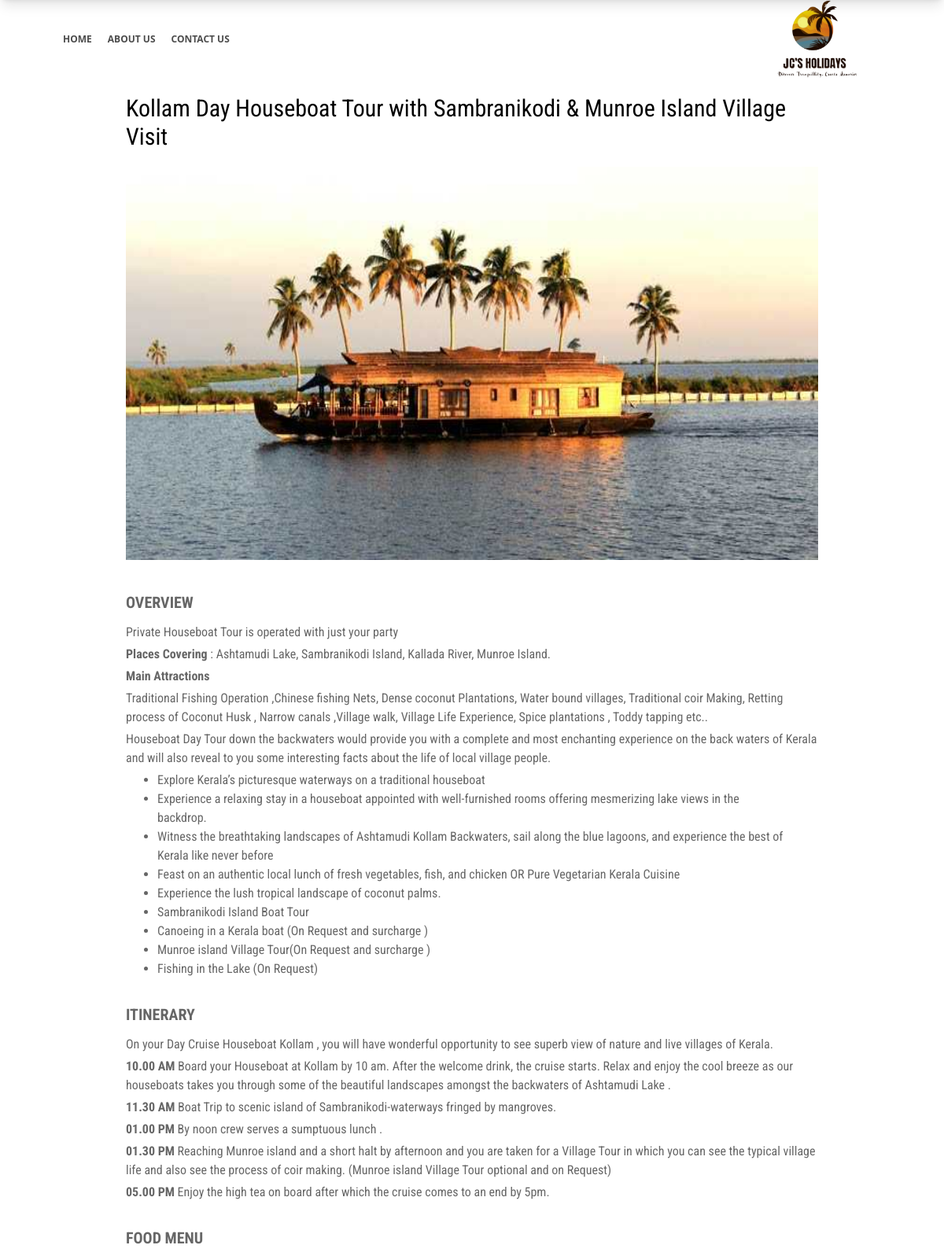
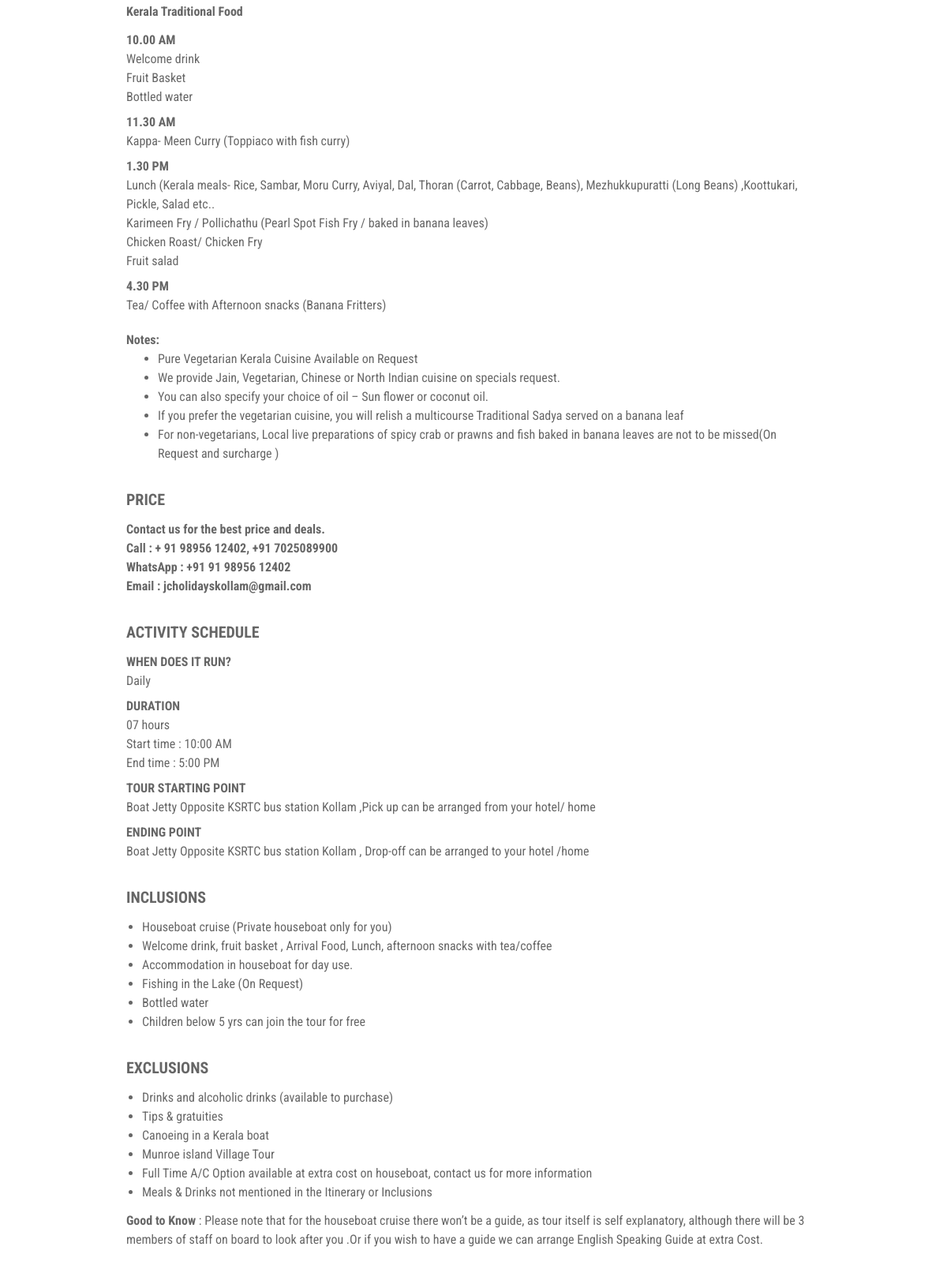
Page /package/cc/ on the committed database (2 pictures, top to bottom).
### myapp/models.py (models this page shows, shortened)
class BoatingPackage(models.Model):
    slug = models.SlugField(unique=True)
    package_name = models.CharField(max_length=255)
    thumbnail = models.ImageField(upload_to='packages/')
    short_overview = models.CharField(max_length=250)
    places_covering = models.TextField()

class MainAttraction(models.Model):
    section = models.ForeignKey(BoatingPackage, on_delete=models.CASCADE, related_name='main_attraction')
    main_attraction = models.TextField()

class AttractionBulletPoint(models.Model):
    section = models.ForeignKey(BoatingPackage, on_delete=models.CASCADE, related_name='attraction_bullet_points')
    text = models.CharField(max_length=300)

class ItinerarySection(models.Model):
    section = models.ForeignKey(BoatingPackage, on_delete=models.CASCADE, default=1, related_name='itinerary_desc')
    short_description = models.TextField()

class ItineraryItem(models.Model):
    section = models.ForeignKey(BoatingPackage, on_delete=models.CASCADE, related_name='itinerary_items')
    time = models.CharField(max_length=20)
    plan = models.TextField()

class FoodStyle(models.Model):
    section = models.ForeignKey(BoatingPackage, on_delete=models.CASCADE, related_name='food_styles')
    food_style = models.CharField(max_length=200)

class FoodTimings(models.Model):
    section = models.ForeignKey(BoatingPackage, on_delete=models.CASCADE, related_name='foodtiming')
    time = models.CharField(max_length=20)
    food = models.TextField()

class FoodBulletPoint(models.Model):
    section = models.ForeignKey(BoatingPackage, on_delete=models.CASCADE, related_name='food_bullet_points')
    text = models.CharField(max_length=300)

class WhenDoesitRun(models.Model):
    section = models.ForeignKey(BoatingPackage, on_delete=models.CASCADE, related_name='run')
    when_does_it_run = models.CharField(max_length=300)

class Duration(models.Model):
    section = models.ForeignKey(BoatingPackage, on_delete=models.CASCADE, related_name='durations')
    duration = models.CharField(max_length=300)
    start_time = models.CharField(max_length=300, default='10:00 AM')
    end_time = models.CharField(max_length=300, default='5:00 PM')

class StartAndEndPoints(models.Model):
    section = models.ForeignKey(BoatingPackage, on_delete=models.CASCADE ,related_name='start_end_points')
    starting_point = models.TextField()
    ending_point = models.TextField()

class Inclusion(models.Model):
    section = models.ForeignKey(BoatingPackage, on_delete=models.CASCADE, related_name='inclusion')
    bullet_points = models.CharField(max_length=300)

class Exclusion(models.Model):
    section = models.ForeignKey(BoatingPackage, on_delete=models.CASCADE, related_name='exclusions')
    bullet_points = models.CharField(max_length=300)

class GoodToKnow(models.Model):
    section = models.ForeignKey(BoatingPackage, on_delete=models.CASCADE, related_name='goodtoknow')
    good_to_know = models.TextField()

### myapp/views.py (the view)
# urls.py: path('package/<slug:slug>/', views.package, name='package'),
def package(request, slug):
    package = BoatingPackage.objects.get(slug=slug)
    return render(request, 'package.html', {
        'package': package,
    })

### templates/package.html (shortened to what this page needs)
{% load static %}
<!DOCTYPE html>
<html lang="en">
<head>
    <link href="https://cdn.jsdelivr.net/npm/remixicon@4.5.0/fonts/remixicon.css" rel="stylesheet"/>
    <link rel="stylesheet" href="{% static "css/main.css" %}">
    <link rel="stylesheet" href="{% static "css/style.css" %}">
</head>
<body>
    <div class="fixed top-0 z-10">
        <div class="flex flex-col">
                <div class="h-[100px] bg-white w-screen px-5 sm:px-20 flex justify-between items-center text-[12px] font-bold text-black/70">
                    <div class="hidden md:flex gap-5">
                        <a class="hover:text-black transition ease-in duration-300 hover:text-shadow" href="/">HOME</a>
                        <a class="hover:text-black transition ease-in duration-300 hover:text-shadow" href="">ABOUT US</a>
                        <a class="hover:text-black transition ease-in duration-300 hover:text-shadow" href="">CONTACT US</a>
                    </div>
                    <img class="h-[100px]" src="{% static "images/jh.png" %}" alt="">
            </div>
            <div class="">
                <img class="w-screen" src="{% static "images/bg-sldr.png" %}" alt="">
            </div>
        </div>
    </div>
    <div class="mx-5 sm:mx-40 mt-30 sm:mb-10 sm:mt-30 con">
        <h1 class="text-3xl mb-5">{{ package.package_name }}</h1>
        <img class="h-[300px] sm:h-[500px] w-screen" src="{{ package.thumbnail.url }}" alt="">
    </div>
    <div class="mx-5 sm:mx-40 mt-10 sm:mb-20 sm:mt-10 con">
        <div class="flex flex-col gap-8">
            <div class="flex flex-col gap-3">
                <h5 class="font-bold con text-xl text-black/60">OVERVIEW</h5>
                <div class="flex flex-col gap-1 text-black/60">
                    <p>{{ package.short_overview }}</p>
                    <p><span class="font-bold">Places Covering</span> : {{ package.places_covering }}</p>
                    <span class="font-bold">Main Attractions  </span>
                    {% for p in package.main_attraction.all  %}
                        <p>{{ p.main_attraction }}</p>
                    {% endfor %}
                    <div class="flex flex-col mx-10">
                        <ul class="list-disc">
                            {% for p in package.attraction_bullet_points.all %}
                            <li>{{ p.text }}</li>
                            {% endfor %}
                        </ul>
                    </div>
                </div>
            </div>
            <div class="flex flex-col gap-3">
                <h5 class="font-bold con text-xl text-black/60">ITINERARY</h5>
                <div class="flex flex-col gap-1 text-black/60">
                    {% for p in package.itinerary_desc.all %}
                        <p>{{ p.short_description }}</p>
                    {% endfor %}
                    {% for p in package.itinerary_items.all %}
                        <p><span class="font-bold">{{ p.time }}</span> {{ p.plan }}</p>
                    {% endfor %}
                </div>
            </div>
            <div class="flex flex-col gap-3">
                <h5 class="font-bold con text-xl text-black/60">FOOD MENU</h5>
                <div class="flex flex-col gap-3 text-black/60">
                    {% for p in package.food_styles.all %}
                        <p class="font-bold">{{ p.food_style }}</p>
                    {% endfor %}
                    <div>
                        {% for p in package.foodtiming.all %}
                            <p class="font-bold">{{p.time}}</p>
                            <p>{{p.food|linebreaks}}</p>
                        {% endfor %}
                    </div>
                    <div>
                        <p class="font-bold">Notes:</p>
                        <div class="flex flex-col mx-10">
                            <ul class="list-disc">
                                {% for p in package.food_bullet_points.all %}
                                    <li>{{ p.text }}</li>
                                {% endfor %}
                            </ul>
                        </div>
                    </div>
                </div>
            </div>
            <div class="flex flex-col gap-3">
                <h5 class="font-bold con text-xl text-black/60">PRICE</h5>
                <div>
                    <p class="font-bold text-black/60">Contact us for the best price and deals.</p>
                    <p class="font-bold text-black/60">Call : + 91 98956 12402, +91 7025089900</p>
                    <p class="font-bold text-black/60">WhatsApp : +91 91 98956 12402</p>
                    <p class="font-bold text-black/60">Email : jcholidayskollam@gmail.com</p>
                </div>
            </div>
            <div class="flex flex-col gap-3 text-black/60">
                <h5 class="font-bold con text-xl text-black/60">ACTIVITY SCHEDULE</h5>
                <div class="flex flex-col gap-2">
                    <div>
                        <p class="font-bold">WHEN DOES IT RUN?</p>
                        {% for p in package.run.all %}
                            <p>{{ p.when_does_it_run }}</p>
                        {% endfor %}
                    </div>
                    <div>
                        <p class="font-bold">DURATION</p>
                        {% for p in package.durations.all %}
                            <p>{{ p.duration }}</p>
                            <p>Start time : {{ p.start_time }}</p>
                            <p>End time : {{ p.end_time }}</p>
                        {% endfor %}
                    </div>
                    {% for p in package.start_end_points.all %}
                        <div>
                            <p class="font-bold">TOUR STARTING POINT</p>
                            <p>{{ p.starting_point }}</p>
                        </div>
                        <div>
                            <p class="font-bold">ENDING POINT</p>
                            <p>{{ p.ending_point }}</p>
                        </div>
                    {% endfor %}
                </div>
            </div>
            <div class="flex flex-col gap-3 text-black/60">
                <h5 class="font-bold con text-xl text-black/60">INCLUSIONS</h5>
                <div class="flex flex-col mx-5">
                    <ul class="list-disc">
                        {% for p in package.inclusion.all %}
                            <li>{{ p.bullet_points }}</li>
                        {% endfor %}
                    </ul>
                </div>
            </div>
            <div class="flex flex-col gap-3 text-black/60">
                <h5 class="font-bold con text-xl text-black/60">EXCLUSIONS</h5>
                <div class="flex flex-col mx-5">
                    <ul class="list-disc">
                        {% for p in package.exclusions.all %}
                            <li>{{ p.bullet_points }}</li>
                        {% endfor %}
                </div>
                {% for p in package.goodtoknow.all %}
                <p><span class="font-bold">Good to Know</span> : {{ p.good_to_know }}</p>
                {% endfor %}
            </div>
        </div>
    </div>
</body>
</html>

### static/css/style.css (style rules this page uses)
.con { font-family: "Roboto Condensed", sans-serif; }

### rows in the picture
BoatingPackage: package_name "Kollam Day Houseboat Tour with Sambranikodi & Munroe Island Village Visit", thumbnail (picture), short_overview "Private Houseboat Tour is operated with just your party", places_covering "Ashtamudi Lake, Sambranikodi Island, Kallada River, Munroe Island."
MainAttraction: main_attraction "Traditional Fishing Operation ,Chinese fishing Nets, Dense coconut Plantations, Water bound villages, Traditional coir Making, Retting process of Coconut Husk , Narrow canals ,Village walk, Village Life Experience, Spice plantations , Toddy tapping etc.."
MainAttraction: main_attraction "Houseboat Day Tour down the backwaters would provide you with a complete and most enchanting experience on the back waters of Kerala and will also reveal to you some interesting facts about the life of local village people."
AttractionBulletPoint: text "Explore Kerala’s picturesque waterways on a traditional houseboat"
AttractionBulletPoint: text "Experience a relaxing stay in a houseboat appointed with well-furnished rooms offering mesmerizing lake views in the backdrop."
AttractionBulletPoint: text "Witness the breathtaking landscapes of Ashtamudi Kollam Backwaters, sail along the blue lagoons, and experience the best of Kerala like never before"
AttractionBulletPoint: text "Feast on an authentic local lunch of fresh vegetables, fish, and chicken OR Pure Vegetarian Kerala Cuisine"
AttractionBulletPoint: text "Experience the lush tropical landscape of coconut palms."
AttractionBulletPoint: text "Sambranikodi Island Boat Tour"
AttractionBulletPoint: text "Canoeing in a Kerala boat (On Request and surcharge )"
AttractionBulletPoint: text "Munroe island Village Tour(On Request and surcharge )"
AttractionBulletPoint: text "Fishing in the Lake (On Request)"
ItinerarySection: short_description "On your Day Cruise Houseboat Kollam , you will have wonderful opportunity to see superb view of nature and live villages of Kerala."
ItineraryItem: time "10.00 AM", plan "Board your Houseboat at Kollam by 10 am. After the welcome drink, the cruise starts. Relax and enjoy the cool breeze as our houseboats takes you through some of the beautiful landscapes amongst the backwaters of Ashtamudi Lake ."
ItineraryItem: time "11.30 AM", plan "Boat Trip to scenic island of Sambranikodi-waterways fringed by mangroves."
ItineraryItem: time "01.00 PM", plan "By noon crew serves a sumptuous lunch ."
ItineraryItem: time "01.30 PM", plan "Reaching Munroe island and a short halt by afternoon and you are taken for a Village Tour in which you can see the typical village life and also see the process of coir making. (Munroe island Village Tour optional and on Request)"
ItineraryItem: time "05.00 PM", plan "Enjoy the high tea on board after which the cruise comes to an end by 5pm."
FoodStyle: food_style "Kerala Traditional Food"
FoodTimings: time "10.00 AM", food "Welcome drink Fruit Basket Bottled water"
FoodTimings: time "11.30 AM", food "Kappa- Meen Curry (Toppiaco with fish curry)"
FoodTimings: time "1.30 PM", food "Lunch (Kerala meals- Rice, Sambar, Moru Curry, Aviyal, Dal, Thoran (Carrot, Cabbage, Beans), Mezhukkupuratti (Long Beans) ,Koottukari, Pickle, Salad etc.. Karimeen Fry / Pollichathu (Pearl Spot Fish Fry / baked in banana leaves) Chicken Roast/ Chicken Fry Fruit salad"
FoodTimings: time "4.30 PM", food "Tea/ Coffee with Afternoon snacks (Banana Fritters)"
FoodBulletPoint: text "Pure Vegetarian Kerala Cuisine Available on Request"
FoodBulletPoint: text "We provide Jain, Vegetarian, Chinese or North Indian cuisine on specials request."
FoodBulletPoint: text "You can also specify your choice of oil – Sun flower or coconut oil."
FoodBulletPoint: text "If you prefer the vegetarian cuisine, you will relish a multicourse Traditional Sadya served on a banana leaf"
FoodBulletPoint: text "For non-vegetarians, Local live preparations of spicy crab or prawns and fish baked in banana leaves are not to be missed(On Request and surcharge )"
WhenDoesitRun: when_does_it_run "Daily"
Duration: duration "07 hours", start_time "10:00 AM", end_time "5:00 PM"
StartAndEndPoints: starting_point "Boat Jetty Opposite KSRTC bus station Kollam ,Pick up can be arranged from your hotel/ home", ending_point "Boat Jetty Opposite KSRTC bus station Kollam , Drop-off can be arranged to your hotel /home"
Inclusion: bullet_points "Houseboat cruise (Private houseboat only for you)"
Inclusion: bullet_points "Welcome drink, fruit basket , Arrival Food, Lunch, afternoon snacks with tea/coffee"
Inclusion: bullet_points "Accommodation in houseboat for day use."
Inclusion: bullet_points "Fishing in the Lake (On Request)"
Inclusion: bullet_points "Bottled water"
Inclusion: bullet_points "Children below 5 yrs can join the tour for free"
Exclusion: bullet_points "Drinks and alcoholic drinks (available to purchase)"
Exclusion: bullet_points "Tips & gratuities"
Exclusion: bullet_points "Canoeing in a Kerala boat"
Exclusion: bullet_points "Munroe island Village Tour"
Exclusion: bullet_points "Full Time A/C Option available at extra cost on houseboat, contact us for more information"
Exclusion: bullet_points "Meals & Drinks not mentioned in the Itinerary or Inclusions"
GoodToKnow: good_to_know "Please note that for the houseboat cruise there won’t be a guide, as tour itself is self explanatory, although there will be 3 members of staff on board to look after you .Or if you wish to have a guide we can arrange English Speaking Guide at extra Cost."
